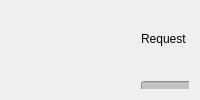
             <widget class="QWidget" name="DataTransfer">
              <layout class="QGridLayout" name="gridLayout_16">
               <item row="0" column="0">
                <widget class="QWidget" name="widget_Data_Transfer_CP" native="true">
                 <property name="font">
                  <font>
                   <strikeout>false</strikeout>
                  </font>
                 </property>
                 <property name="focusPolicy">
                  <enum>Qt::NoFocus</enum>
                 </property>
                 <property name="autoFillBackground">
                  <bool>true</bool>
                 </property>
                 <widget class="QLabel" name="label_41">
                  <property name="geometry">
                   <rect>
                    <x>460</x>
                    <y>20</y>
                    <width>61</width>
                    <height>16</height>
                   </rect>
                  </property>
                  <property name="text">
                   <string>Response</string>
                  </property>
                 </widget>
                 <widget class="QLabel" name="label_Status_DataTransfer_Response">
                  <property name="geometry">
                   <rect>
                    <x>340</x>
                    <y>80</y>
                    <width>47</width>
                    <height>13</height>
                   </rect>
                  </property>
                  <property name="text">
                   <string>Status</string>
                  </property>
                 </widget>
                 <widget class="Line" name="line_16">
                  <property name="geometry">
                   <rect>
                    <x>310</x>
                    <y>0</y>
                    <width>16</width>
                    <height>801</height>
                   </rect>
                  </property>
                  <property name="orientation">
                   <enum>Qt::Vertical</enum>
                  </property>
                 </widget>
                 <widget class="QLabel" name="label_42">
                  <property name="geometry">
                   <rect>
                    <x>130</x>
                    <y>20</y>
                    <width>61</width>
                    <height>16</height>
                   </rect>
                  </property>
                  <property name="text">
                   <string>Request</string>
                  </property>
                 </widget>
                 <widget class="QLabel" name="label_VendorID_DataTransfer_Request">
                  <property name="geometry">
                   <rect>
                    <x>30</x>
                    <y>80</y>
                    <width>81</width>
                    <height>16</height>
                   </rect>
                  </property>
                  <property name="text">
                   <string>Vendor id</string>
                  </property>
                 </widget>
                 <widget class="QLineEdit" name="lineEdit_vendorId_DataTransfer_Request">
                  <property name="geometry">
                   <rect>
                    <x>130</x>
                    <y>70</y>
                    <width>161</width>
                    <height>31</height>
                   </rect>
                  </property>
                  <property name="autoFillBackground">
                   <bool>false</bool>
                  </property>
                  <property name="styleSheet">
                   <string notr="true">background:rgb(195,195,195)</string>
                  </property>
                  <property name="readOnly">
                   <bool>true</bool>
                  </property>
                 </widget>
                 <widget class="QComboBox" name="comboBox_Status_DataTransfer_Response">
                  <property name="geometry">
                   <rect>
                    <x>440</x>
                    <y>70</y>
                    <width>161</width>
                    <height>31</height>
                   </rect>
                  </property>
                  <item>
                   <property name="text">
                    <string>ACCEPTED</string>
                   </property>
                  </item>
                  <item>
                   <property name="text">
                    <string>REJECTED</string>
                   </property>
                  </item>
                  <item>
                   <property name="text">
                    <string>UNKNOWN_MESSAGE_ID</string>
                   </property>
                  </item>
                  <item>
                   <property name="text">
                    <string>UNKNOWN_VENDOR_ID</string>
                   </property>
                  </item>
                 </widget>
                 <widget class="QLineEdit" name="lineEdit_MessageID_DataTransfer_Request">
                  <property name="geometry">
                   <rect>
                    <x>130</x>
                    <y>130</y>
                    <width>161</width>
                    <height>31</height>
                   </rect>
                  </property>
                  <property name="autoFillBackground">
                   <bool>false</bool>
                  </property>
                  <property name="styleSheet">
                   <string notr="true">background:rgb(195,195,195)</string>
                  </property>
                  <property name="text">
                   <string/>
                  </property>
                  <property name="readOnly">
                   <bool>true</bool>
                  </property>
                 </widget>
                 <widget class="QLabel" name="label_MessageID_DataTransfer_Reqeust">
                  <property name="geometry">
                   <rect>
                    <x>30</x>
                    <y>140</y>
                    <width>81</width>
                    <height>16</height>
                   </rect>
                  </property>
                  <property name="text">
                   <string>Message id</string>
                  </property>
                 </widget>
                 <widget class="QLabel" name="label_DataReceived_DataTransfer_Reqeust">
                  <property name="geometry">
                   <rect>
                    <x>30</x>
                    <y>190</y>
                    <width>81</width>
                    <height>16</height>
                   </rect>
                  </property>
                  <property name="text">
                   <string>Data received</string>
                  </property>
                 </widget>
                 <widget class="QLineEdit" name="lineEdit_DataReceived_DataTransfer_Reqeust">
                  <property name="geometry">
                   <rect>
                    <x>30</x>
                    <y>220</y>
                    <width>271</width>
                    <height>151</height>
                   </rect>
                  </property>
                  <property name="autoFillBackground">
                   <bool>false</bool>
                  </property>
                  <property name="styleSheet">
                   <string notr="true"/>
                  </property>
                  <property name="text">
                   <string/>
                  </property>
                  <property name="readOnly">
                   <bool>false</bool>
                  </property>
                 </widget>
                 <widget class="QLineEdit" name="lineEdit_DataReceived_DataTransfer_Response">
                  <property name="geometry">
                   <rect>
                    <x>330</x>
                    <y>220</y>
                    <width>271</width>
                    <height>151</height>
                   </rect>
                  </property>
                  <property name="autoFillBackground">
                   <bool>false</bool>
                  </property>
                  <property name="styleSheet">
                   <string notr="true"/>
                  </property>
                  <property name="text">
                   <string/>
                  </property>
                  <property name="readOnly">
                   <bool>false</bool>
                  </property>
                 </widget>
                 <widget class="QLabel" name="label_DataReceived_DataTransfer_Response">
                  <property name="geometry">
                   <rect>
                    <x>330</x>
                    <y>190</y>
                    <width>81</width>
                    <height>16</height>
                   </rect>
                  </property>
                  <property name="text">
                   <string>Data received</string>
                  </property>
                 </widget>
                </widget>
               </item>
              </layout>
             </widget>
